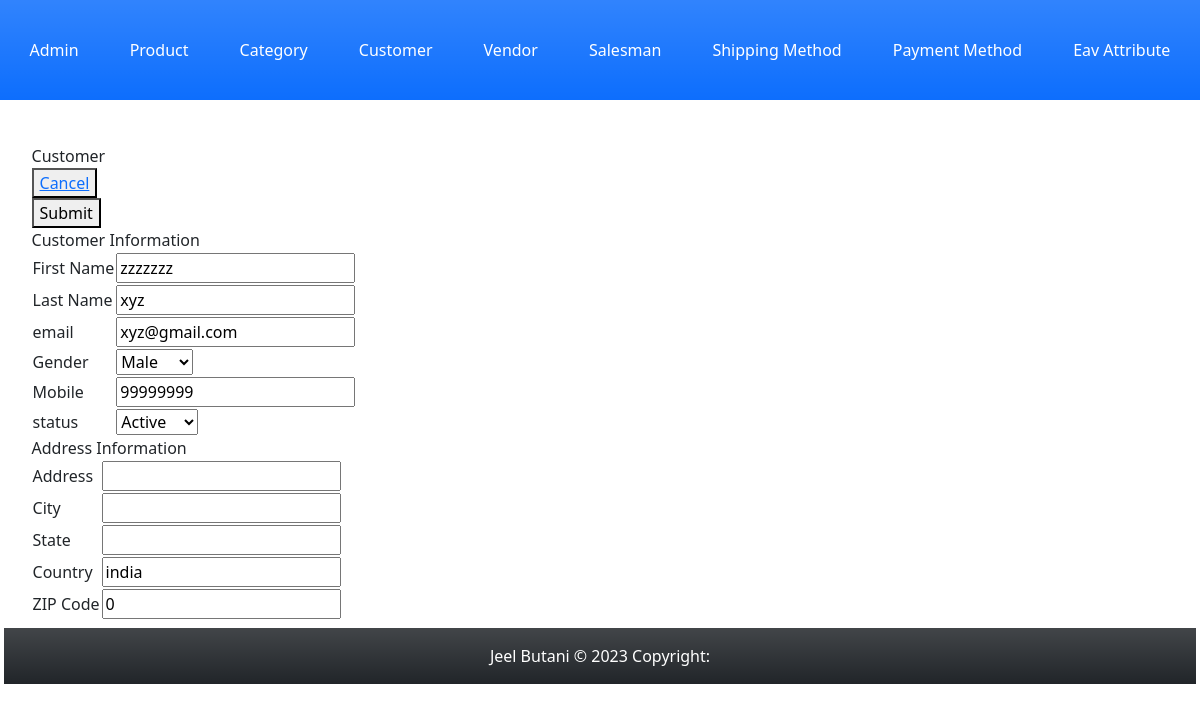
Page /Index.php?c=customer&a=edit&id=1 on the committed database.
### tables this page shows
CREATE TABLE `customer` (
  `customer_id` int(11) NOT NULL,
  `shippinig_address_id` int(11) DEFAULT NULL,
  `billing_address_id` int(11) DEFAULT NULL,
  `first_name` varchar(255) NOT NULL,
  `last_name` varchar(255) NOT NULL,
  `email` varchar(255) NOT NULL,
  `gender` enum('male','female') NOT NULL DEFAULT 'male',
  `mobile` int(11) NOT NULL,
  `status` enum('active','inactive') NOT NULL DEFAULT 'active',
  `created_at` datetime NOT NULL,
  `updated_at` datetime DEFAULT NULL
);

CREATE TABLE `customer_address` (
  `address_id` int(11) NOT NULL,
  `customer_id` int(11) NOT NULL,
  `shipping_address_id` int(11) NOT NULL,
  `billing_address_id` int(11) NOT NULL,
  `address` varchar(255) NOT NULL,
  `city` varchar(255) NOT NULL,
  `state` varchar(255) NOT NULL,
  `country` varchar(255) NOT NULL,
  `zip_code` int(11) NOT NULL,
  `created_at` datetime NOT NULL,
  `updated_at` datetime DEFAULT NULL
);

### Block/Core/Template.php (called while the page is built, shortened)
<?php
class Block_Core_Template extends Model_Core_View
{
	protected $children =  [];
	public function getChildren()
	{
		return $this->children;
	}
	public function addChild($key, $value)
	{
		$this->children[$key] = $value;
		return $this;
	}
}
?>

### Model/Core/View.php (called while the page is built, shortened)
<?php
class Model_Core_View
{
	protected $data = [];
	protected $template = null;
	public function setData($data)
	{
		$this->data = $data;
		return $this;
	}
	public function getData()
	{
		return $this->data;
	}
	public function setTemplate($template)
	{
		$this->template = $template;
		return $this;
	}
	public function getTemplate()
	{
		return $this->template;
	}
	public function render()
	{
		require 'View' . DS . $this->getTemplate();
	}
	public function getUrl($action = null, $controller = null, $params = [], $resetParam = false)
	{
		return Ccc::getModel('Core_Url')->getUrl($action, $controller, $params, $resetParam);
	}
}
?>

### Controller/Customer.php (called while the page is built, shortened)
<?php
class Controller_Customer extends Controller_Core_Action
{
	public function editAction()
	{
		try {
			if ($id = (int) $this->getRequest()->getParams('id')) {
				if (!($customer = Ccc::getModel('Customer')->load($id))) {
					throw new Exception("Invalid Id.", 1);
				}
			}
			$customerAddress = Ccc::getModel('Customer');
			$customerAddress->getResource()->setTableName('customer_address');
			if (!$customerAddress->load($id)) {
				throw new Exception("Invalid Id.", 1);
			}
			$layout = $this->getLayout();
			$layout->addContent('edit', $layout->createBlock('Customer_Edit')->setData(['customer' => $customer, 'customerAddress' => $customerAddress]));
			$layout->render();
		} catch (Exception $e) {
			$this->getMessage()->addMessage($e->getMessage(),Model_Core_Message::FAILURE);
			$this->redirect('grid');
		}
	}
}
?>

### Controller/Core/Front.php (called while the page is built, shortened)
<?php
class Controller_Core_Front
{
	public function init()
	{
		$request = Ccc::getModel('Core_Request');
		$controller = new $controllerClassName();
		$actionName = $request->getActionName().'Action';
		$controller->$actionName();
	}
}
?>

### Index.php (called while the page is built, shortened)
<?php
spl_autoload_register(function ($className) {
    $classPath = str_replace('_', '/', $className);
});
class Ccc
{
	public static function init()
	{
		$front = new Controller_Core_Front();
		$front->init();
	}
	public static function getModel($className)
	{
		return new $className();
	}
}
Ccc::init();
?>

### Model/Core/Url.php (called while the page is built, shortened)
<?php
class Model_Core_Url
{
	public function getUrl($action = null, $controller = null, $params = [], $resetParam = false)
	{
		$request = Ccc::getModel('Core_Request');
		$final = $request->getParams();
		if ($resetParam) {
			$final = [];
		}
		if ($controller) {
			$final['c'] = $controller;
		}
		else {
			$final['c'] = $request->getControllerName();
		}
		if ($action) {
			$final['a'] = $action;
		}
		else {
			$final['a'] = $request->getActionName();
		}
		$queryString = http_build_query($final);
		$url = $_SERVER['REQUEST_SCHEME'] . "://" . $_SERVER['HTTP_HOST'] . $_SERVER['SCRIPT_NAME'] . "?" . $queryString;
		return $url;
	}
}
?>

### Model/Core/Request.php (called while the page is built, shortened)
<?php
class Model_Core_Request
{
	public function getParams($key=null, $value=null)
	{
		if ($key == null) {
			return $_GET;
		}
		if (array_key_exists($key, $_GET)) {
			return $_GET[$key];
		}
		return $value;
	}
	public function getControllerName()
	{
		return $this->getParams('c', 'admin');
	}
}
?>

### Block/Customer/Edit.php (called while the page is built, shortened)
<?php
class Block_Customer_Edit extends Block_Core_Template
{
	public function getCustomer()
	{
		return $this->getData('customer');
	}
	public function getCustomerAddress()
	{
		return $this->getData('customerAddress');
	}
}
?>

### Model/Core/Table.php (called while the page is built, shortened)
<?php
class Model_Core_Table
{
	protected $data = [];
	protected $resource = null;
	public function setResource($resource)
	{
		$this->resource = $resource;
		return $this;
	}
	public function getResource()
	{
		if ($this->resource) {
			return $this->resource;
		}
		$resource = new $this->resourceClass();
		return $resource;
	}
	public function getTableName()
	{
		return $this->getResource()->getTableName();
	}
	public function getPrimaryKey()
	{
		return $this->getResource()->getPrimaryKey();
	}
	public function __get($key)
	{
		if (array_key_exists($key, $this->data)) {
			return $this->data[$key];
		}
		return null;
	}
	public function setData($data)
	{
		$this->data = array_merge($this->data, $data);
		return $this;
	}
	public function load($id, $column = null)
	{
		if (!$column) {
			$column = $this->getPrimaryKey();
		}
		$query = "SELECT * FROM `{$this->getTableName()}` WHERE `{$column}` = '{$id}'";
		$row = $this->getResource()->fetchRow($query);
		return $this;
	}
}
?>

### Model/Core/Adapter.php (called while the page is built, shortened)
<?php
class Model_Core_Adapter
{
	public $config = [
		'host' => 'localhost',
		'username' => 'root',
		'password' => '',
		'dbname' => 'newmvc-jeel-butani'
	];
	public function connect(){
		$connect = mysqli_connect(
			$this->config['host'],
			$this->config['username'],
			$this->config['password'],
			$this->config['dbname']
		);
		return $connect;
	}
	public function fetchRow($query){
		$connect = $this->connect();
		$result = mysqli_query($connect, $query);
		if ($result->num_rows > 0) {
			return $result->fetch_assoc();
		}
		return false;
	}
}
?>

### Model/Core/Table/Resource.php (called while the page is built, shortened)
<?php
class Model_Core_Table_Resource
{
	public function getAdapter()
	{
		$adapter = Ccc::getModel('Core_Adapter');
		return $adapter;
	}
	public function fetchRow($query)
	{
		return $this->getAdapter()->fetchRow($query);
	}
}
?>

### Model/Customer.php (called while the page is built, shortened)
<?php
class Model_Customer extends Model_Core_Table
{
	public function getStatusOptions()
	{
		return [
			self::STATUS_ACTIVE => self::STATUS_ACTIVE_LBL,
			self::STATUS_INACTIVE => self::STATUS_INACTIVE_LBL
		];
	}
	public function getGenderOptions()
	{
		return [
			self::GENDER_MALE => self::GENDER_MALE_LBL,
			self::GENDER_FEMALE => self::GENDER_FEMALE_LBL
		];
	}
	public function getStatus()
	{
		if ($this->status) {
			return $this->status;
		}
		return self::STATUS_DEFAULT;
	}
	public function getGender()
	{
		if ($this->gender) {
			return $this->gender;
		}
		return self::GENDER_DEFAULT;
	}
}
?>

### View/customer/edit.phtml (the view)
<?php
$customer = $this->getCustomer()['customer'];
$customerAddress = $this->getCustomerAddress()['customerAddress'];
?>
<form action="<?php echo $this->getUrl('save'); ?>" method="post">
	<div class="add">
		<div>Customer</div>
		<div class="cancel">
			<button><a href="<?php echo $this->getUrl('grid', null, [], true); ?>">Cancel</a></button>
		</div>
		<div class="submit">
			<button type="submit">Submit</button>
		</div>
	</div>
	<div>Customer Information</div>
	<table>
		<tr>
			<td>First Name</td>
			<td><input type="text" name="customer[first_name]" value="<?php echo $customer->first_name; ?>"></td>
		</tr>
		<tr>
			<td>Last Name</td>
			<td><input type="text" name="customer[last_name]" value="<?php echo $customer->last_name; ?>"></td>
		</tr>
		<tr>
			<td>email</td>
			<td><input type="text" name="customer[email]" value="<?php echo $customer->email; ?>"></td>
		</tr>
		<tr>
			<td>Gender</td>
			<td>
				<select name="customer[gender]">
					<?php foreach ($customer->getGenderOptions() as $key => $value) : ?>
					<?php $selected = ($key == $customer->getGender()) ? "selected" : ''; ?>
					<option value="<?php echo $key; ?>" <?php echo $selected;?>><?php echo $value; ?></option>
					<?php endforeach; ?>
				</select>
			</td>
		</tr>
		<tr>
			<td>Mobile</td>
			<td><input type="text" name="customer[mobile]" value="<?php echo $customer->mobile; ?>"></td>
		</tr>
		<tr>
			<td>status</td>
			<td>
				<select name="customer[status]">
					<?php foreach ($customer->getStatusOptions() as $key => $value) : ?>
					<?php $selected = ($key == $customer->getStatus()) ? "selected" : ''; ?>
					<option value="<?php echo $key; ?>" <?php echo $selected;?>><?php echo $value; ?></option>
					<?php endforeach; ?>
				</select>
			</td>
		</tr>
	</table>
	<div>Address Information</div>
	<table>
		<tr>
			<td>Address</td>
			<td><input type="text" name="customerAddress[address]" value="<?php echo $customerAddress->address; ?>"></td>
		</tr>
		<tr>
			<td>City</td>
			<td><input type="text" name="customerAddress[city]" value="<?php echo $customerAddress->city; ?>"></td>
		</tr>
		<tr>
			<td>State</td>
			<td><input type="text" name="customerAddress[state]" value="<?php echo $customerAddress->state; ?>"></td>
		</tr>
		<tr>
			<td>Country</td>
			<td><input type="text" name="customerAddress[country]" value="<?php echo $customerAddress->country; ?>"></td>
		</tr>
		<tr>
			<td>ZIP Code</td>
			<td><input type="text" name="customerAddress[zip_code]" value="<?php echo $customerAddress->zip_code; ?>"></td>
		</tr>
	</table>
</form>

### View/html/content.phtml
<?php
$children = $this->getChildren();
foreach ($children as $child) {
	$child->render();
}
?>

### rows in the picture
customer: first_name "zzzzzzz", last_name "xyz", email "xyz@gmail.com", mobile "99999999"
customer_address: country "india", zip_code "0"

### other values in the picture
form field value "Male"
form field value "Active"
